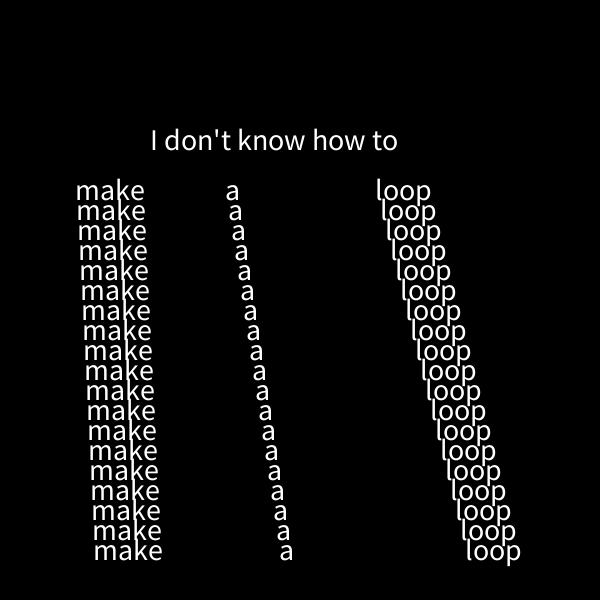
Frame 1 (no input)
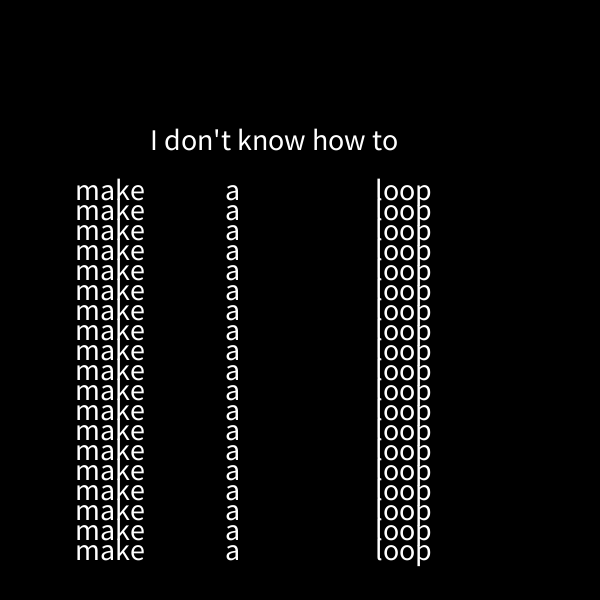
Frame 60 (the mouse pressed at the canvas centre just before this capture)
Frame 120 (the mouse held since frame 60 and released just before this capture): identical to frame 60, image omitted

The Processing sketch that drew these frames (run headless with seeded random() and noise(); from frame 60 on, the mouse is pressed at the canvas centre):

// Processing sketch: processing_75511
// ── processing_75511.pde

//ihansen
//copyright 2012
//HW 8 - doing stuff with WHILE loops
//input from the keyboard:
//press any key to change the color of the text (random)
//input from the user mouse position:
//put your mouse over the first line to change the "I" to "YOU"




int x, y, space,txtsz;


void setup()
{
  smooth();
  size(600,600);
 space=height/30;
 txtsz=width/20;


  
}



void draw()
{
  background(0);
  whileText();
  mouseYou();
  
}

void keyPressed()
{
  fill(random(255),random(255),random(255));
}



void whileText()
{
  x=width/8;
  y=height/3;
  textSize(width/20);
  text("I don't know how to ", (width/4),(height/4));
  
 while (y<= (height-txtsz)) 
  {
   
    textSize(txtsz);
    text("make",x,y);
    text("a", (x*3),y);
    text("loop",(x*5),y);
    y=y+space;
    x=x+frameCount%txtsz;
   
  
  }
  
    
}

void mouseYou()
{
  if (mouseX >= width / 5 && mouseY >=height/5 && mouseX <=(width-(width/5)) && mouseY<= height/3)
  {
  youText();
  }
  
  

}

void youText()
{
   text("YOU", (width/6.3),(height/4));
}
